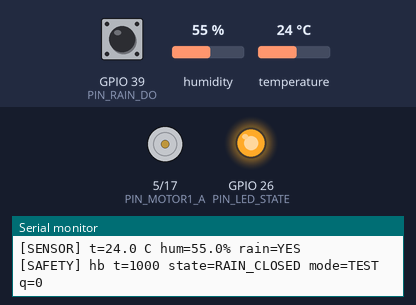
The program below on a simulated ESP32. Shown: motor-driver pin pairs drawn as motors (green arrow = first pin HIGH = forward, orange = second pin HIGH = backward, longer = more drive), output pins drawn as LEDs (lit = HIGH), the last lines printed to the serial monitor. Inputs (shaded band) come from the test bench; at power-on: GPIO 39 (PIN_RAIN_DO) LOW, temperature 24 °C, humidity 55 %.

Above: at 1.2 s.
1.3 s: GPIO 39 (PIN_RAIN_DO) driven HIGH
At 1.9 s:
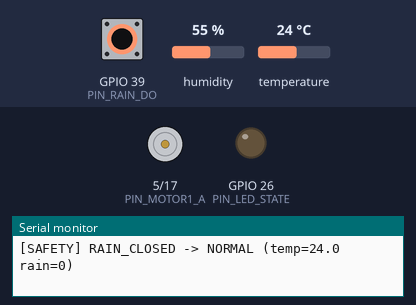
2.9 s: temperature set to 30 °C
5.4 s: temperature set to 33 °C
At 9.5 s:
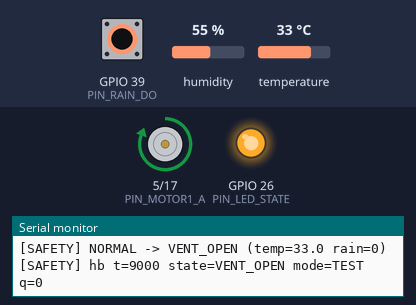
12.7 s: GPIO 39 (PIN_RAIN_DO) driven LOW
At 14.2 s:
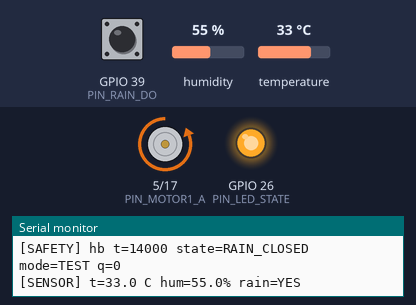
17.3 s: GPIO 39 (PIN_RAIN_DO) pulsed HIGH 2 times (0.12 s each, 0.3 s apart)
At 21.5 s:
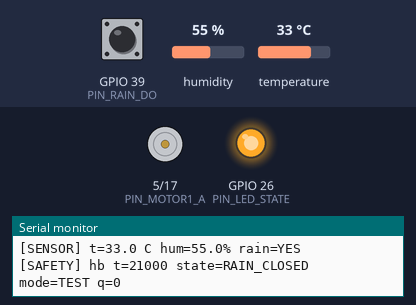
Timing chart, 0 to 22.3 s (numbered marks = the images above; inputs shaded):
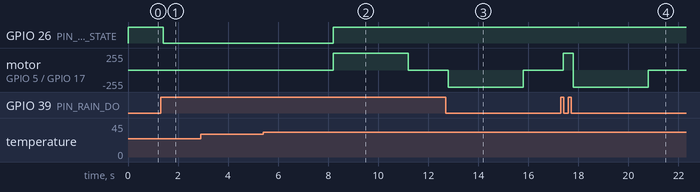

Measured:
- the behaviour switches between 31 and 32 °C on temperature (found by bisection; images 1 and 2)
- after the input at 1.3 s, GPIO 26 (PIN_LED_STATE): HIGH → LOW after 0.10 s
- after the input at 5.4 s, GPIO 26 (PIN_LED_STATE): LOW → HIGH after 2.8 s; motor on GPIO 5 (PIN_MOTOR1_A) / GPIO 17 (PIN_MOTOR1_B): stopped → forward 255/255 after 2.8 s, → stopped 3.0 s later
- after the input at 12.7 s, motor on GPIO 5 (PIN_MOTOR1_A) / GPIO 17 (PIN_MOTOR1_B): stopped → backward 255/255 after 0.10 s, → stopped 3.0 s later
- after the input at 17.3 s, motor on GPIO 5 (PIN_MOTOR1_A) / GPIO 17 (PIN_MOTOR1_B): stopped → forward 255/255 after 0.10 s, → backward 255/255 0.40 s later, → stopped 3.0 s later

The program:

main.cpp
```cpp
// CSE3069 - Bài 4: ESP32 + FreeRTOS + MQTT
// 3 task:
//   sensor_task (core 1) : đọc DHT11 + cảm biến mưa, đẩy bản ghi vào queue
//   mqtt_task   (core 0) : giữ WiFi/MQTT, gửi mẫu mới nhất theo chu kỳ cấu hình
//   safety_task (core 1) : FSM an toàn, chu kỳ riêng, KHÔNG chạm mạng/MQTT
//
// Queue giới hạn 10 bản ghi. Chính sách khi đầy: BỎ BẢN GHI CŨ NHẤT rồi ghi bản mới
// (số đo mới có giá trị hơn số đo cũ; sensor_task không bao giờ bị chặn).

#include <Arduino.h>
#include <WiFi.h>
#include <PubSubClient.h>
#include <DHT.h>
#include "config.h"

#define QUEUE_LEN 10

struct Sample {
  uint32_t ts;      // millis() lúc đo
  float    temp;    // NAN nếu lỗi
  float    hum;     // NAN nếu lỗi
  int8_t   rain;    // 1 / 0 ; -1 = không đọc được
  bool     valid;   // true nếu cả DHT đọc được
};

// Trạng thái dùng chung cho task an toàn (ghi bởi sensor_task, đọc bởi safety_task)
struct Shared {
  volatile float temp;
  volatile bool  tempOk;
  volatile uint32_t lastUpdate;
};

static QueueHandle_t   qSamples;
static SemaphoreHandle_t mtx;
static Shared shared = {NAN, false, 0};

static DHT dht(PIN_DHT, DHT_TYPE);

static inline bool rainNow() {
  int v = digitalRead(PIN_RAIN_DO);
  return RAIN_ACTIVE_LOW ? (v == LOW) : (v == HIGH);
}
#if MQTT_ENABLED
static WiFiClient   wifi;
static PubSubClient mqtt(wifi);
#endif

// Thống kê cho log thí nghiệm
static volatile uint32_t statProduced = 0, statDropped = 0, statPublished = 0;
#if MQTT_ENABLED
static volatile uint32_t mqttLastLoopMs = 0;

static const char* TOPIC = GROUP_ID "/" DEVICE_ID "/telemetry";
#endif

// ---------------------------------------------------------------- sensor_task
static void sensor_task(void*) {
  TickType_t last = xTaskGetTickCount();
  for (;;) {
    Sample s;
    s.ts   = millis();
    s.temp = dht.readTemperature();
    s.hum  = dht.readHumidity();
    s.valid = !(isnan(s.temp) || isnan(s.hum));
    s.rain = rainNow() ? 1 : 0;

    if (xSemaphoreTake(mtx, pdMS_TO_TICKS(10))) {
      shared.temp = s.temp;
      shared.tempOk = !isnan(s.temp);
      shared.lastUpdate = s.ts;
      xSemaphoreGive(mtx);
    }

    if (!s.valid) {
      Serial.println("[SENSOR] DHT read failed");
    } else {
      statProduced++;
#if MQTT_ENABLED
      // Không chờ: nếu đầy thì bỏ bản cũ nhất rồi ghi bản mới.
      if (xQueueSend(qSamples, &s, 0) != pdTRUE) {
        Sample old;
        xQueueReceive(qSamples, &old, 0);   // vứt bản cũ nhất
        statDropped++;
        xQueueSend(qSamples, &s, 0);
        Serial.printf("[QUEUE] FULL -> drop oldest ts=%lu | dropped=%lu\n",
                      (unsigned long)old.ts, (unsigned long)statDropped);
      }
#else
      Serial.printf("[SENSOR] t=%.1f C hum=%.1f%% rain=%s\n",
                    s.temp, s.hum, s.rain ? "YES" : "NO");
#endif
    }
    vTaskDelayUntil(&last, pdMS_TO_TICKS(SENSOR_PERIOD_MS));
  }
}

#if MQTT_ENABLED
// ----------------------------------------------------------------- mqtt_task
static void fmtFloat(char* out, size_t n, float v, bool ok) {
  if (ok && !isnan(v)) snprintf(out, n, "%.1f", v);
  else                 snprintf(out, n, "null");   // null = lỗi/thiếu, khác 0 thật
}

static bool publishSample(const Sample& s) {
  char t[12], h[12], r[8], buf[200];
  fmtFloat(t, sizeof t, s.temp, s.valid);
  fmtFloat(h, sizeof h, s.hum,  s.valid);
  if (s.rain < 0) snprintf(r, sizeof r, "null");
  else            snprintf(r, sizeof r, s.rain ? "true" : "false");
  snprintf(buf, sizeof buf,
    "{\"device_id\":\"%s\",\"ts\":%lu,\"temp\":%s,\"hum\":%s,\"rain\":%s,"
    "\"unit\":\"C\",\"valid\":%s}",
    DEVICE_ID, (unsigned long)s.ts, t, h, r, s.valid ? "true" : "false");
  return mqtt.publish(TOPIC, buf);
}

static void mqtt_task(void*) {
  uint32_t nextTry = 0;
  uint32_t lastPublishMs = millis();
  mqtt.setServer(MQTT_HOST, MQTT_PORT);
  mqtt.setSocketTimeout(2);       // connect/đọc không treo quá ~2 s
  mqtt.setKeepAlive(10);
  wifi.setTimeout(2);
  WiFi.mode(WIFI_STA);

  for (;;) {
    mqttLastLoopMs = millis();

    if (WiFi.status() != WL_CONNECTED) {
      if (millis() >= nextTry) {
        Serial.println("[MQTT] WiFi lost -> reconnecting");
        WiFi.begin(WIFI_SSID, WIFI_PASS);
        nextTry = millis() + 5000;
      }
      vTaskDelay(pdMS_TO_TICKS(200));
      continue;
    }

    if (!mqtt.connected()) {
      if (millis() >= nextTry) {
        Serial.printf("[MQTT] connecting to %s:%d ...\n", MQTT_HOST, MQTT_PORT);
        String cid = String(DEVICE_ID) + "-" + String((uint32_t)ESP.getEfuseMac(), HEX);
        if (mqtt.connect(cid.c_str(), MQTT_USER, MQTT_PASS)) {
          Serial.println("[MQTT] connected");
        } else {
          Serial.printf("[MQTT] connect failed rc=%d, retry in 3s\n", mqtt.state());
          nextTry = millis() + 3000;   // backoff đơn giản
        }
      }
      vTaskDelay(pdMS_TO_TICKS(100));
      continue;
    }

    mqtt.loop();

    if ((uint32_t)(millis() - lastPublishMs) >= TELEMETRY_PERIOD_MS) {
      Sample s;
      bool haveSample = false;
      while (xQueueReceive(qSamples, &s, 0) == pdTRUE) {
        haveSample = true; // drain queue to publish the newest reading
      }
      if (haveSample) {
        if (DEMO_MQTT_SLOW_MS > 0) vTaskDelay(pdMS_TO_TICKS(DEMO_MQTT_SLOW_MS)); // thử tải
        lastPublishMs = millis();
        if (publishSample(s)) {
          statPublished++;
        } else {
          // publish lỗi (mất kết nối giữa chừng): trả bản ghi lại đầu hàng đợi
          xQueueSendToFront(qSamples, &s, 0);
          vTaskDelay(pdMS_TO_TICKS(200));
        }
      }
    }
    vTaskDelay(pdMS_TO_TICKS(100));
  }
}
#endif

// --------------------------------------------------------------- safety_task
enum SafetyState { S_NORMAL, S_VENT_OPEN, S_RAIN_CLOSED, S_SENSOR_FAIL };
static const char* STATE_NAME[] = {"NORMAL", "VENT_OPEN", "RAIN_CLOSED", "SENSOR_FAIL"};

static bool ventOpen = false;          // giả định mái đang đóng khi khởi động
static uint32_t motorStopAt = 0;

static void motorStop() { digitalWrite(PIN_MOTOR1_A, LOW); digitalWrite(PIN_MOTOR1_B, LOW); }

// Quay motor một khoảng MOTOR_RUN_MS theo hướng mở/đóng rồi tự dừng (không chặn task)
static void setVent(bool open) {
  if (open == ventOpen) return;
  ventOpen = open;
  digitalWrite(PIN_MOTOR1_A, open ? HIGH : LOW);
  digitalWrite(PIN_MOTOR1_B, open ? LOW : HIGH);
  motorStopAt = millis() + MOTOR_RUN_MS;
}

static void safety_task(void*) {
  SafetyState st = S_NORMAL;
  uint32_t lastHb = 0;
  TickType_t last = xTaskGetTickCount();

  for (;;) {
    float temp = NAN; bool ok = false; uint32_t upd = 0;
    if (xSemaphoreTake(mtx, pdMS_TO_TICKS(5))) {
      temp = shared.temp; ok = shared.tempOk; upd = shared.lastUpdate;
      xSemaphoreGive(mtx);
    }
    bool rain = rainNow();                               // đọc thẳng, không qua mạng
    if (motorStopAt && (int32_t)(millis() - motorStopAt) >= 0) { motorStop(); motorStopAt = 0; }
    bool stale = (millis() - upd) > (3 * SENSOR_PERIOD_MS);

    SafetyState next = st;
    if (rain)                         next = S_RAIN_CLOSED;     // mưa: luôn đóng
    else if (!ok || stale)            next = S_SENSOR_FAIL;     // mất cảm biến: về trạng thái an toàn (đóng)
    else if (st == S_VENT_OPEN)       next = (temp <= TEMP_VENT_OFF_C) ? S_NORMAL : S_VENT_OPEN;
    else                              next = (temp >= TEMP_VENT_ON_C)  ? S_VENT_OPEN : S_NORMAL;

    if (next != st) {
      Serial.printf("[SAFETY] %s -> %s (temp=%.1f rain=%d)\n",
                    STATE_NAME[st], STATE_NAME[next], temp, rain);
      st = next;
    }
    setVent(st == S_VENT_OPEN);
    digitalWrite(PIN_LED_STATE, st == S_NORMAL ? LOW : HIGH);

    if (millis() - lastHb >= HEARTBEAT_MS) {
      lastHb = millis();
      // Heartbeat confirms the safety task is still running.
#if MQTT_ENABLED
      Serial.printf("[SAFETY] hb t=%lu state=%s mqtt=%s q=%u pub=%lu drop=%lu mqttLoopAgo=%lums\n",
                    (unsigned long)millis(), STATE_NAME[st],
                    mqtt.connected() ? "UP" : "DOWN",
                    (unsigned)uxQueueMessagesWaiting(qSamples),
                    (unsigned long)statPublished, (unsigned long)statDropped,
                    (unsigned long)(millis() - mqttLastLoopMs));
#else
      Serial.printf("[SAFETY] hb t=%lu state=%s mode=TEST q=%u\n",
                    (unsigned long)millis(), STATE_NAME[st],
                    (unsigned)uxQueueMessagesWaiting(qSamples));
#endif
    }
    vTaskDelayUntil(&last, pdMS_TO_TICKS(SAFETY_PERIOD_MS));
  }
}

// --------------------------------------------------------------------- setup
void setup() {
  Serial.begin(115200);
  pinMode(PIN_RAIN_DO, INPUT);
  pinMode(PIN_MOTOR1_A, OUTPUT);
  pinMode(PIN_MOTOR1_B, OUTPUT);
  pinMode(PIN_LED_STATE, OUTPUT);
  motorStop();                          // không quay motor lúc khởi động
  dht.begin();

  qSamples = xQueueCreate(QUEUE_LEN, sizeof(Sample));
  mtx = xSemaphoreCreateMutex();

  //                 hàm          tên      stack  tham số  ưu tiên  handle  core
  xTaskCreatePinnedToCore(safety_task, "safety", 4096, nullptr, 3, nullptr, 1); // ưu tiên cao nhất
  xTaskCreatePinnedToCore(sensor_task, "sensor", 4096, nullptr, 2, nullptr, 1);
#if MQTT_ENABLED
  xTaskCreatePinnedToCore(mqtt_task,   "mqtt",   8192, nullptr, 1, nullptr, 0);
  Serial.printf("[BOOT] topic=%s queue=%d slow=%dms\n", TOPIC, QUEUE_LEN, DEMO_MQTT_SLOW_MS);
#else
  Serial.println("[BOOT] TEST MODE: MQTT disabled; sensor readings print to Serial only");
#endif
}

void loop() { vTaskDelete(nullptr); }   // mọi việc nằm trong các task
```

config.h
```cpp
// Sao chép file này thành config.h (config.h nằm trong .gitignore) rồi điền giá trị thật.
#pragma once

#define WIFI_SSID      "VJU Office"
#define WIFI_PASS      "VJuOffice@2023"

#define MQTT_HOST      "172.16.50.112"   // IP PC/RPi/VPS chạy broker
#define MQTT_PORT      1883
#define MQTT_USER      "esp32_node01"
#define MQTT_PASS      "VJuOffice@2023"

#define GROUP_ID       "nhom01"
#define DEVICE_ID      "node01"
#define MQTT_ENABLED   0      // 0: chỉ đo và in Serial, không kết nối/gửi MQTT

// ---- Chân GPIO (ĐỔI cho khớp mô hình nhà kính của nhóm) ----
// Theo sơ đồ mạch ESP32-DEVKITC-32E của nhóm:
#define PIN_DHT        14     // DATA_RH -> IO14, cảm biến DHT11
#define DHT_TYPE       DHT11
#define PIN_RAIN_DO    39     // GIẢ ĐỊNH: ADC_IN (SENSOR_VN, IO39). Đổi nếu cảm biến mưa nối chân khác
#define RAIN_ACTIVE_LOW 1     // 1: module mưa xuất LOW khi có mưa
#define PIN_MOTOR1_A   5      // MOTOR1_INT1 (IO5)  - mái/cửa thông gió
#define PIN_MOTOR1_B   17     // MOTOR1_INT2 (IO17)
#define MOTOR_RUN_MS   3000   // thời gian quay mỗi lần mở/đóng (không có công tắc hành trình)
#define PIN_LED_STATE  26     // LED_R (IO26)

// ---- Chu kỳ ----
#define SENSOR_PERIOD_MS   2000   // chu kỳ đọc cảm biến
#define TELEMETRY_PERIOD_MS 60000 // chu kỳ gửi MQTT: 1 phút
#define SAFETY_PERIOD_MS    200   // chu kỳ an toàn, KHÔNG phụ thuộc MQTT
#define HEARTBEAT_MS       1000

// ---- Ngưỡng an toàn (FSM Bài 3 — chỉnh theo bài của nhóm) ----
#define TEMP_VENT_ON_C     32.0f
#define TEMP_VENT_OFF_C    29.0f   // trễ (hysteresis) để không đóng/mở liên tục

// ---- Thí nghiệm nghẽn queue: đặt >0 để làm task MQTT chậm có chủ đích ----
#define DEMO_MQTT_SLOW_MS  0       // vd. 8000 khi chạy thử tải
```
